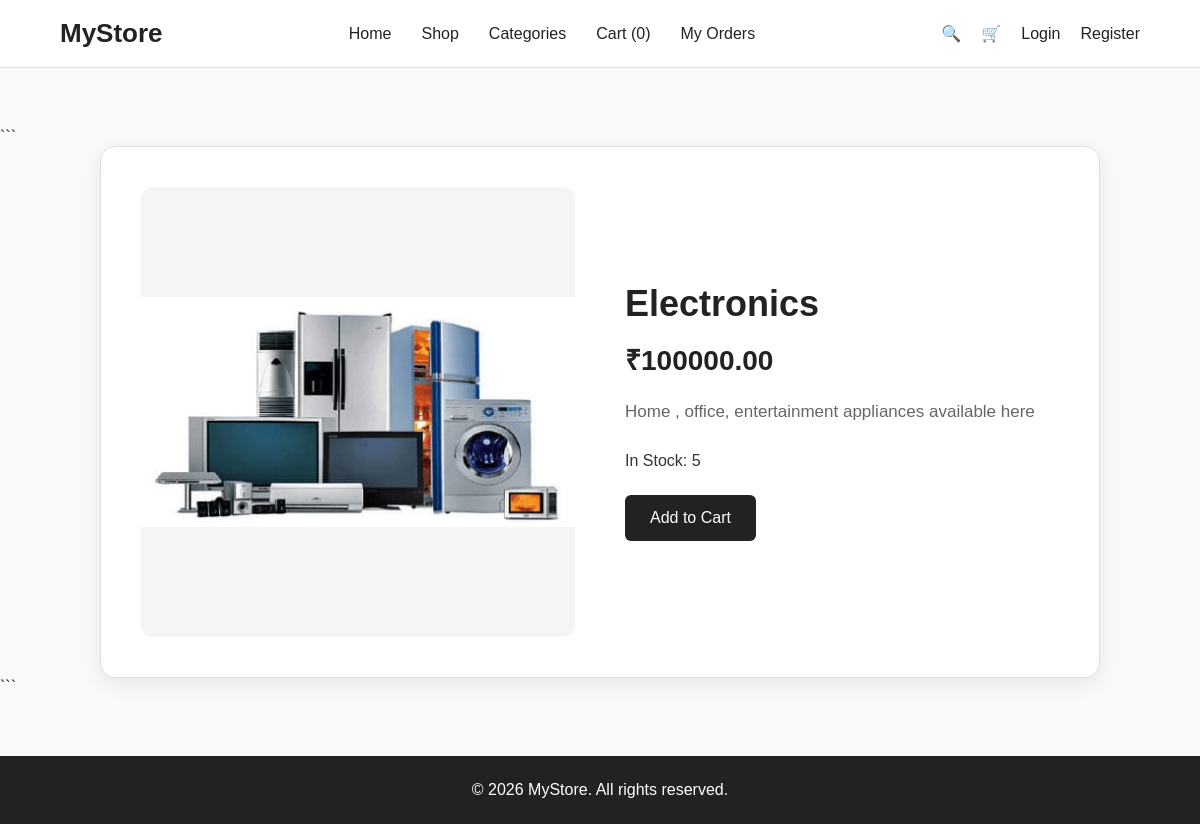
Page /product/5/ on the earlier database version.
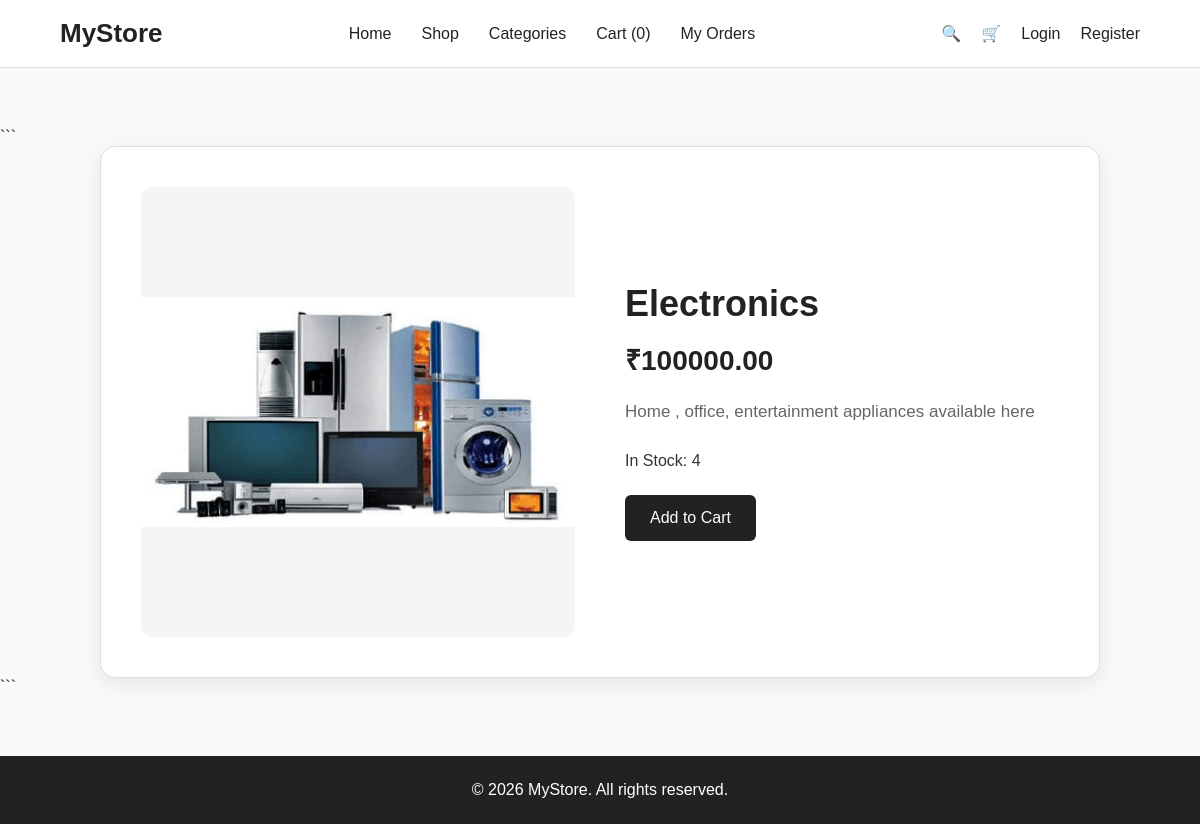
Same page on the later database version.
### store/models.py (models this page shows, shortened)
class Product(models.Model):
    category = models.ForeignKey(
        Category,
        on_delete=models.SET_NULL,
        null=True,
        blank=True,
        related_name='products'
    )
    name = models.CharField(max_length=200)
    description = models.TextField()
    price = models.DecimalField(max_digits=10, decimal_places=2)
    stock = models.PositiveIntegerField(default=0)
    image = models.ImageField(
        upload_to='products/',
        blank=True,
        null=True
    )
    created_at = models.DateTimeField(auto_now_add=True)

### store/views.py (the view)
# urls.py: path('product/<int:product_id>/', views.product_detail, name='product_detail'),
def product_detail(request, product_id):
    product = Product.objects.get(id=product_id)
    return render(request, 'product_detail.html', {
        'product': product,
    })

### store/context_processors.py (called while the page is built)
def cart_count(request):
    cart = request.session.get('cart', {})
    count = sum(cart.values())
    return {
        'cart_count': count
    }

### templates/product_detail.html (shortened to what this page needs)
{% extends 'base.html' %}
{% block content %}
<section class="product-detail-section">
```
<div class="container">
    <div class="product-detail">
        <div class="product-detail-image">
            {% if product.image %}
                <img src="{{ product.image.url }}"
                     alt="{{ product.name }}">
            {% endif %}
        </div>
        <div class="product-detail-info">
            <h1>{{ product.name }}</h1>
            <p class="product-detail-price">
                ₹{{ product.price }}
            </p>
            <p class="product-detail-description">
                {{ product.description }}
            </p>
            {% if product.stock > 0 %}
                <p class="product-stock">
                    In Stock: {{ product.stock }}
                </p>
                <a href="{% url 'add_to_cart' product.id %}"
                   class="btn">
                    Add to Cart
                </a>
            {% else %}
                <p class="out-of-stock">
                    Out of Stock
                </p>
            {% endif %}
        </div>
    </div>
</div>
```
</section>
{% endblock %}

Differences in the rows shown:
changed Product "Electronics": stock "5" → "4"
